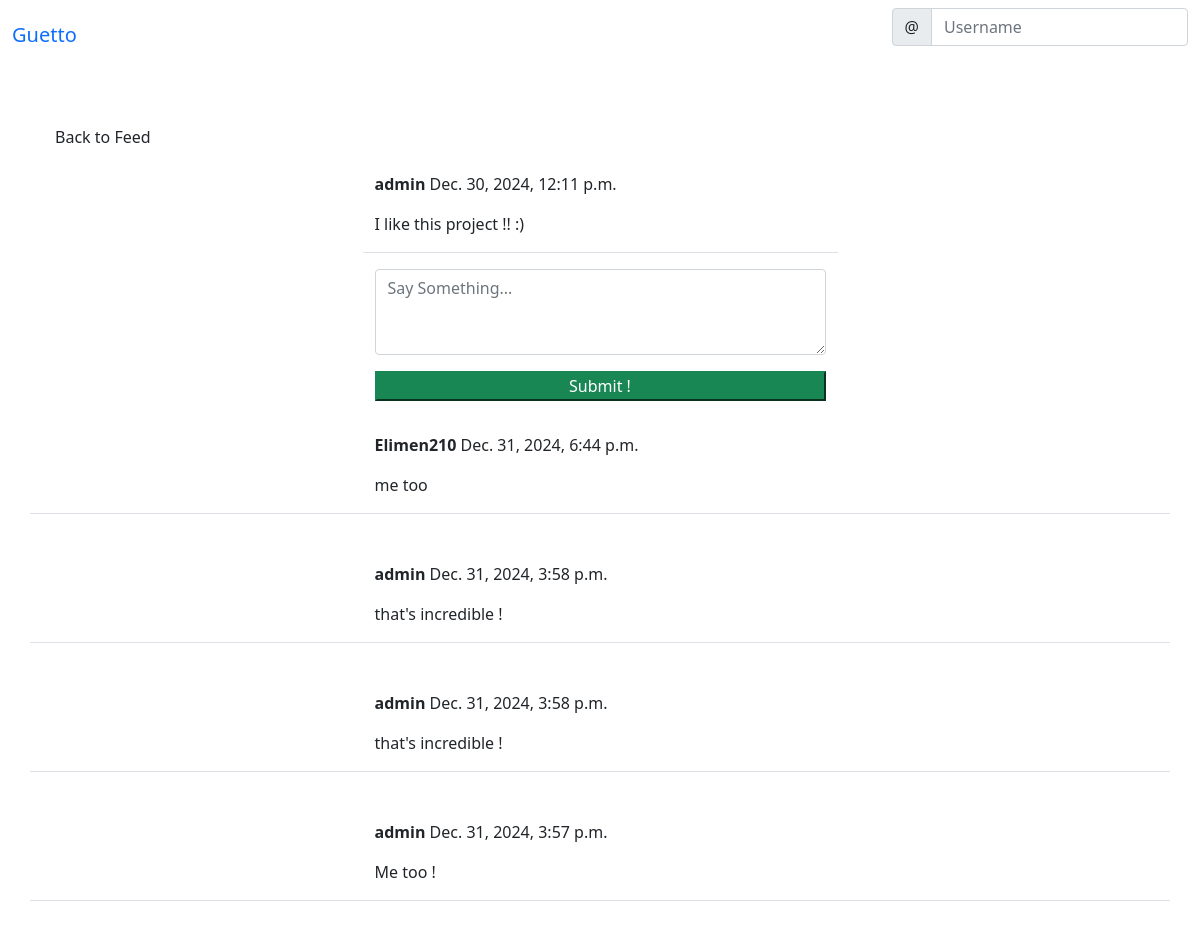
Page /social/post/3 (signed in) on the committed database.
### social/models.py (models this page shows)
class Post(models.Model):
    body = models.TextField()
    image = models.ImageField(upload_to='uploads/post_photos', blank=True, null=True)
    created_on = models.DateTimeField(default=timezone.now)
    author = models.ForeignKey(User, on_delete=models.CASCADE)
    likes = models.ManyToManyField(User, related_name='likes', blank=True)

class Comment(models.Model):
    comment = models.TextField()
    created_on = models.DateTimeField(default=timezone.now)
    author = models.ForeignKey(User, on_delete=models.CASCADE)
    post = models.ForeignKey('Post', on_delete=models.CASCADE )

### social/views.py (the view, shortened to what this page needs)
# urls.py: path('post/<int:pk>', PostDetailView.as_view(), name='post-detail'),
class PostDetailView(LoginRequiredMixin, View):
    def get(self, request, pk, *args, **kwargs):
        post = Post.objects.get(pk=pk)
        form = CommentForm()
        comments = Comment.objects.filter(post=post).order_by('-created_on')
        context = {
            'post': post,
            'form': form,
            'comments': comments,
        }
        return render(request, 'social/post_detail.html', context)

### social/forms.py
class CommentForm(forms.ModelForm):
    comment = forms.CharField(
            label='',
            widget=forms.Textarea(attrs={
                'rows': '3',
                'placeholder': 'Say Something...'
                }
                )
        )
    class Meta:
        model = Comment
        fields = ['comment']

### social/templates/social/post_detail.html (shortened to what this page needs)
{% extends 'landing/base.html' %}
{% load crispy_forms_tags %}
{% block content %}
    {% if user.is_authenticated %}
    <div class="container">
        <div class="row mt-5">
            <div class="col-md-5 col-sm-6">
                <a href="{% url 'post-list' %}" class="btn btn_light">Back to Feed</a>
            </div>
        </div>
        <div class="row justify-content-center mt-3">
            <div class="col-md-5 col-sm-12 border-bottom">
                <p><strong>{{ post.author }}</strong> {{ post.created_on }} </p>
                <p>{{ post.body }}</p>
            </div>
        </div>
        <div class="row justify-content-center mt-3">
            <div class="col-md-5 col-sm-12">
                <form method="post">
                    {{ form | crispy }}
                    <div class="d-grid gap-2">
                        <button class="btnb btn-success mt-3">Submit !</button>
                    </div>
                </form>
            </div>
        </div>
        {% for comment in comments %}
        <div class="row justify-content-center mt-3 mb-5 border-bottom">
            <div class="col-md-5 col-sm-12">
                <p>
                    <strong>{{ comment.author }}</strong> {{ comment.created_on }}
                </p>
                <p>{{ comment.comment }}</p>
            </div>
        </div>
        {% endfor %}
    </div>
    {% endif %}
{% endblock content %}

### rows in the picture
Post: author "admin", created_on "Dec. 30, 2024, 12:11 p.m.", body "I like this project !! :)"
Comment: author "Elimen210", created_on "Dec. 31, 2024, 6:44 p.m.", comment "me too"
Comment: author "admin", created_on "Dec. 31, 2024, 3:58 p.m.", comment "that's incredible !"
Comment: author "admin", created_on "Dec. 31, 2024, 3:58 p.m.", comment "that's incredible !"
Comment: author "admin", created_on "Dec. 31, 2024, 3:57 p.m.", comment "Me too !"
